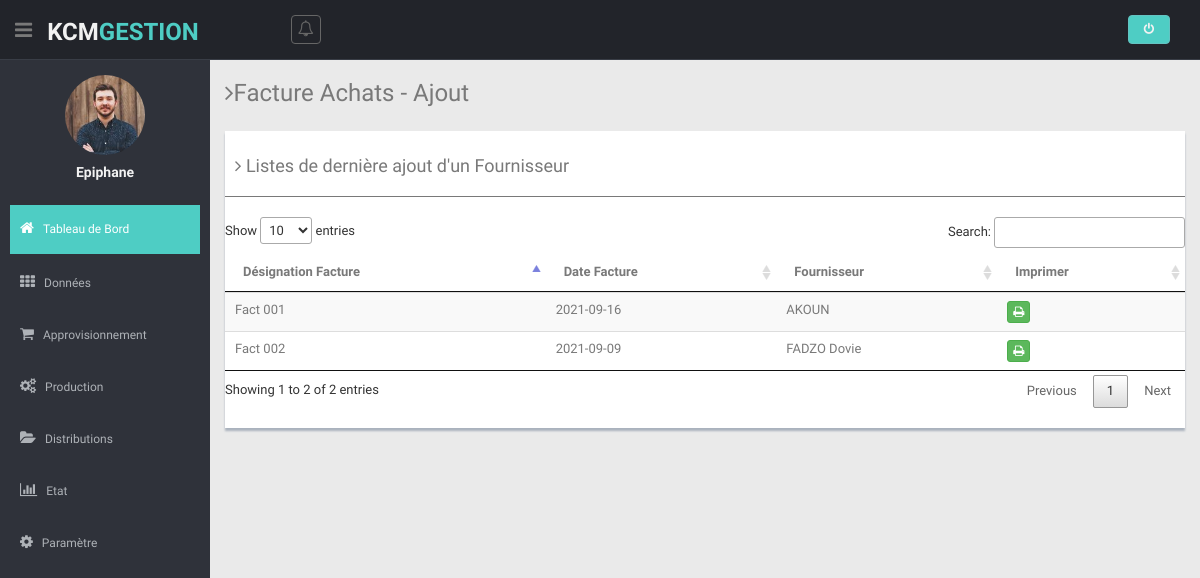
/views/listeFactureAchat.php (signed in), run on the app's committed database.
### tables this page shows
CREATE TABLE `users` (
  `id_users` int(11) NOT NULL,
  `username` varchar(64) NOT NULL,
  `email` varchar(64) NOT NULL,
  `password` varchar(128) NOT NULL,
  `dateCreate` date DEFAULT NULL
);

CREATE TABLE `facture_achat` (
  `id_fac_ach` int(11) NOT NULL,
  `designation_ach` varchar(64) NOT NULL,
  `dateFactAchat` date DEFAULT NULL,
  `id_fourni` int(11) NOT NULL,
  `id_ing` varchar(255) NOT NULL,
  `user_create` varchar(16) DEFAULT NULL,
  `date_create` date DEFAULT NULL
);

CREATE TABLE `fournisseur` (
  `id_four` int(11) NOT NULL,
  `nom_four` varchar(64) NOT NULL,
  `adresse_four` varchar(128) DEFAULT NULL,
  `tel_four` varchar(255) NOT NULL,
  `typeFourni` varchar(16) NOT NULL,
  `user_create` varchar(32) DEFAULT NULL,
  `date_create` date DEFAULT NULL
);

### models/modelLogin.php (called while the page is built, shortened)
<?php
class DemoLib
{
    public function UserDetails($user_id)
    {
        try {
            $db = dbConnect();
            $query = $db->prepare("SELECT id_users, username, email FROM users WHERE id_users=:id_users");
            $query->bindParam("id_users", $user_id, PDO::PARAM_STR);
            $query->execute();
            if ($query->rowCount() > 0) {
                return $query->fetch(PDO::FETCH_OBJ);
            }
        } catch (PDOException $e) {
            exit($e->getMessage());
        }
    }
}

### models/modelFactureAchat.php (called while the page is built, shortened)
<?php
class ModelFactureAchats
{
    public function getFactureAlls()
    {
        try {
            $db = dbConnect();
            $query = $db->prepare("SELECT * FROM facture_achat,fournisseur WHERE facture_achat.id_fourni = fournisseur.id_four ORDER BY designation_ach");
            $query->execute();
            return $query->fetchAll(PDO::FETCH_OBJ);
        } catch (PDOException $e) {
            exit($e->getMessage());
        }
    }
}

### controller/controllerFactureAchat.php (called while the page is built, shortened)
<?php
require  '../models/modelFactureAchat.php';
$factureAchts = new ModelFactureAchats();
$getAllFactureA = $factureAchts->getFactureAlls();

### views/listeFactureAchat.php (the view, shortened to what this page needs)
<?php $title = 'Facture des Achats';
require('head.php');
require('header.php');
require('sibar.php');
require('../controller/controllerFactureAchat.php');
?>
<section class="wrapper">
    <h3><i class="fa fa-angle-right"></i>Facture Achats - Ajout</h3>
    <div class="row mt">
        <div class="col-md-12">
            <div class="content-panel">
                <h4><i class="fa fa-angle-right"></i> Listes de dernière ajout d'un Fournisseur</h4>
                <hr>
                <table class="table table-striped table-advance table-hover" id="TbFactureAch">
                    <thead>
                        <tr>
                            <th>Désignation Facture</th>
                            <th>Date Facture</th>
                            <th>Fournisseur</th>
                            <th>Imprimer</th>
                        </tr>
                    </thead>
                    <tbody>
                        <?php foreach ($getAllFactureA as $echo_fact) : ?>
                            <tr>
                                <td><?= $echo_fact->designation_ach; ?></td>
                                <td><?= $echo_fact->dateFactAchat; ?></td>
                                <td><?= $echo_fact->nom_four; ?></td>
                                <td>
                                    <a href="facture_achats.php?idFactureInfo=<?= $echo_fact->id_fac_ach; ?>" onclick="return confirm('Etes-vous sûr de vouloir voir et imprimer la factutre : <?= $echo_fact->designation_ach; ?>')" class="btn btn-success btn-xs"><i class="fa fa-print"></i></a>
                                </td>
                            </tr>
                        <?php endforeach; ?>
                    </tbody>
                </table>
            </div>
        </div>
    </div>
</section>
</section>
</body>
</html>

### views/head.php (shortened to what this page needs)
<?php
require  '../models/modelLogin.php';
$app = new DemoLib();
$user = $app->UserDetails($_SESSION['id']);
?>
<!DOCTYPE html>
<html lang="en">
<head>
    <link href="lib/bootstrap/css/bootstrap.min.css" rel="stylesheet">
    <link href="lib/font-awesome/css/font-awesome.css" rel="stylesheet" />
    <link href="css/style.css" rel="stylesheet">
    <link href="css/style-responsive.css" rel="stylesheet">
    <link rel="stylesheet" href="../public/bootstrap.min.css">
    <link rel="stylesheet" href="../public/multiple-select.min.css">
    <link rel="stylesheet" href="../public/js-ui/DataTables/datatables.min.css">
    <link rel="stylesheet" href="../public/js-ui/jquery-ui-1.12.1.custom/jquery-ui.theme.min.css">
    <link rel="stylesheet" href="../public/js-ui/jquery-ui-1.12.1.custom/jquery-ui.min.css">

### views/header.php (shortened to what this page needs)
</head>
<body>
    <section id="container">
        <header class="header black-bg">
            <div class="sidebar-toggle-box">
                <div class="fa fa-bars tooltips" data-placement="right" data-original-title="Toggle Navigation"></div>
            </div>
            <a href="index.html" class="logo"><b>KCM<span>Gestion</span></b></a>
            <div class="nav notify-row" id="top_menu">
                <ul class="nav top-menu">
                    <li id="header_notification_bar" class="dropdown">
                        <a data-toggle="dropdown" class="dropdown-toggle" href="#">
                            <i class="fa fa-bell-o"></i>
                        </a>
                    </li>
                </ul>
            </div>
            <div class="top-menu">
                <ul class="nav pull-right top-menu">
                    <li><a class="logout" href="logout.php"><i class="fa fa-power-off"></i></a></li>
                </ul>
            </div>
        </header>

### views/sibar.php (shortened to what this page needs)
<aside>
  <div id="sidebar" class="nav-collapse ">
    <ul class="sidebar-menu" id="nav-accordion">
      <p class="centered"><a href="profile.html"><img src="img/ui-sam.jpg" class="img-circle" width="80"></a></p>
      <h5 class="centered"><?= $user->username;
                            ?></h5>
      <li class="mt">
        <a class="active" href="accueil.php">
          <i class="fa fa-home"></i>
          <span>Tableau de Bord</span>
        </a>
      </li>
      <li class="sub-menu">
        <a href="javascript:;">
          <i class="fa fa-th"></i>
          <span>Données</span>
        </a>
      </li>
      <li class="sub-menu">
        <a href="javascript:;">
          <i class="fa fa-shopping-cart"></i>
          <span>Approvisionnement</span>
        </a>
      </li>
      <li class="sub-menu">
        <a href="javascript:;">
          <i class="fa fa-cogs"></i>
          <span>Production</span>
        </a>
      </li>
      <li class="sub-menu">
        <a href="javascript:;">
          <i class="fa fa-folder-open"></i>
          <span>Distributions</span>
        </a>
      </li>
      <li class="sub-menu">
        <a href="javascript:;">
          <i class="fa fa-bar-chart-o"></i>
          <span>Etat</span>
        </a>
      </li>
      <li class="sub-menu">
        <a href="javascript:;">
          <i class="fa fa-cog"></i>
          <span>Paramètre</span>
        </a>
      </li>
    </ul>
  </div>
</aside>
<section id="main-content">

### views/css/style.css (style rules this page uses)
body { color: #797979; background: #eaeaea; font-family: 'Ruda', sans-serif; padding: 0px !important; margin: 0px !important; font-size:13px; }
ul li { list-style: none; }
a, a:hover, a:focus { text-decoration: none; outline: none; }
#container { width: 100%; height: 100%; }
hr { margin-top: 20px; margin-bottom: 20px; border: 0; border-top: 1px solid #797979; }
.centered { text-align: center; }
.mt { margin-top: 25px; }
ul.top-menu > li > .logout { color: #f2f2f2; font-size: 12px; border-radius: 4px; -webkit-border-radius: 4px; border: 1px solid #64c3c2 !important; padding: 5px 15px; margin-right: 15px; background: #4ECDC4; margin-top: 15px; }
#sidebar { width: 210px; height: 100%; position: fixed; background: #2f323a; }
#sidebar h5 { color: #f2f2f2; font-weight: 700; }
#sidebar ul li { position: relative; }
ul.sidebar-menu , ul.sidebar-menu li ul.sub { margin: -2px 0 0; padding: 0; }
ul.sidebar-menu { margin-top: 75px; }
ul.sidebar-menu li { margin-bottom: 5px; margin-left:10px; margin-right:10px; }
ul.sidebar-menu li.sub-menu { line-height: 15px; }
ul.sidebar-menu li a span { display: inline-block; }
ul.sidebar-menu li a { color: #aeb2b7; text-decoration: none; display: block; padding: 15px 0 15px 10px; font-size: 12px; outline: none; -webkit-transition: all 0.3s ease; -moz-transition: all 0.3s ease; -o-transition: all 0.3s ease; -ms-transition: all 0.3s ease; transition: all 0.3s ease; }
ul.sidebar-menu li a.active, ul.sidebar-menu li a:hover, ul.sidebar-menu li a:focus { background: #4ECDC4; color: #fff; display: block; -webkit-transition: all 0.3s ease; -moz-transition: all 0.3s ease; -o-transition: all 0.3s ease; -ms-transition: all 0.3s ease; transition: all 0.3s ease; }
ul.sidebar-menu li a i { font-size: 15px; padding-right: 6px; }
ul.sidebar-menu li a.active i { color: #fff; }
#main-content { margin-left: 210px; }
.header, .footer { min-height: 60px; padding: 0 15px; }
.header { position: fixed; left: 0; right: 0; z-index: 1002; }
.black-bg { background: #22242a; border-bottom: 1px solid #393d46; }
.wrapper { display: inline-block; margin-top: 60px; padding-left: 15px; padding-right: 15px; padding-bottom: 15px; padding-top: 0px; width: 100%; }
a.logo { font-size: 24px; color: #f2f2f2; float: left; margin-top: 15px; text-transform: uppercase; }
a.logo b { font-weight: 900; }
a.logo span { color: #4ECDC4; }
#top_menu .nav > li, ul.top-menu > li { float: left; }
.notify-row { float: left; margin-top: 15px; margin-left: 92px; }
ul.top-menu > li > a { color: #666666; font-size: 16px; border-radius: 4px; -webkit-border-radius: 4px; border:1px solid #666666 !important; padding: 2px 6px; margin-right: 15px; }
.sidebar-toggle-box { float: left; padding-right: 15px; margin-top: 20px; }
.sidebar-toggle-box .fa-bars { cursor: pointer; display: inline-block; font-size: 20px; }
.content-panel { background: #ffffff; box-shadow: 0px 3px 2px #aab2bd; padding-top: 15px; padding-bottom: 5px; }
.content-panel h4 { margin-left: 10px; }

### data on the page
users: username "Epiphane"
facture_achat: designation_ach "Fact 001", dateFactAchat "2021-09-16", id_fourni.nom_four "AKOUN"
facture_achat: designation_ach "Fact 002", dateFactAchat "2021-09-09", id_fourni.nom_four "FADZO Dovie"
